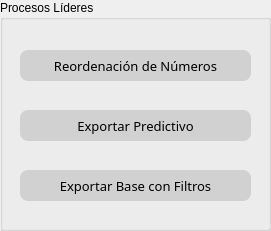
       <widget class="QGroupBox" name="Group_Selection_Starter_17">
        <property name="geometry">
         <rect>
          <x>10</x>
          <y>190</y>
          <width>271</width>
          <height>231</height>
         </rect>
        </property>
        <property name="styleSheet">
         <string notr="true">font: 63 10pt &quot;Bahnschrift SemiBold&quot;;</string>
        </property>
        <property name="title">
         <string>Procesos Líderes</string>
        </property>
        <widget class="QPushButton" name="pushButton_Partitions_BD_34">
         <property name="geometry">
          <rect>
           <x>20</x>
           <y>50</y>
           <width>231</width>
           <height>31</height>
          </rect>
         </property>
         <property name="font">
          <font>
           <family>Bahnschrift SemiBold</family>
           <pointsize>10</pointsize>
           <weight>7</weight>
           <italic>false</italic>
           <bold>false</bold>
          </font>
         </property>
         <property name="styleSheet">
          <string notr="true">QPushButton
{
	border-radius:8px;
	color: rgb(0, 0, 0);
	background-color: rgb(209, 209, 209);
}
QPushButton:Hover
{
	color: rgb(255, 255, 255);
	background-color: rgb(217, 16, 76);
}
QPushButton:pressed
{
	color: rgb(255, 255, 255);
	background-color: rgb(0, 0, 0);
}
</string>
         </property>
         <property name="text">
          <string>Reordenación de Números</string>
         </property>
         <property name="default">
          <bool>false</bool>
         </property>
        </widget>
        <widget class="QPushButton" name="pushButton_Partitions_BD_35">
         <property name="geometry">
          <rect>
           <x>20</x>
           <y>110</y>
           <width>231</width>
           <height>31</height>
          </rect>
         </property>
         <property name="font">
          <font>
           <family>Bahnschrift SemiBold</family>
           <pointsize>10</pointsize>
           <weight>7</weight>
           <italic>false</italic>
           <bold>false</bold>
          </font>
         </property>
         <property name="styleSheet">
          <string notr="true">QPushButton
{
	border-radius:8px;
	color: rgb(0, 0, 0);
	background-color: rgb(209, 209, 209);
}
QPushButton:Hover
{
	color: rgb(255, 255, 255);
	background-color: rgb(217, 16, 76);
}
QPushButton:pressed
{
	color: rgb(255, 255, 255);
	background-color: rgb(0, 0, 0);
}
</string>
         </property>
         <property name="text">
          <string>Exportar Predictivo</string>
         </property>
         <property name="default">
          <bool>false</bool>
         </property>
        </widget>
        <widget class="QPushButton" name="pushButton_Partitions_BD_36">
         <property name="geometry">
          <rect>
           <x>20</x>
           <y>170</y>
           <width>231</width>
           <height>31</height>
          </rect>
         </property>
         <property name="font">
          <font>
           <family>Bahnschrift SemiBold</family>
           <pointsize>10</pointsize>
           <weight>7</weight>
           <italic>false</italic>
           <bold>false</bold>
          </font>
         </property>
         <property name="styleSheet">
          <string notr="true">QPushButton
{
	border-radius:8px;
	color: rgb(0, 0, 0);
	background-color: rgb(209, 209, 209);
}
QPushButton:Hover
{
	color: rgb(255, 255, 255);
	background-color: rgb(217, 16, 76);
}
QPushButton:pressed
{
	color: rgb(255, 255, 255);
	background-color: rgb(0, 0, 0);
}
</string>
         </property>
         <property name="text">
          <string>Exportar Base con Filtros</string>
         </property>
         <property name="default">
          <bool>false</bool>
         </property>
        </widget>
       </widget>
